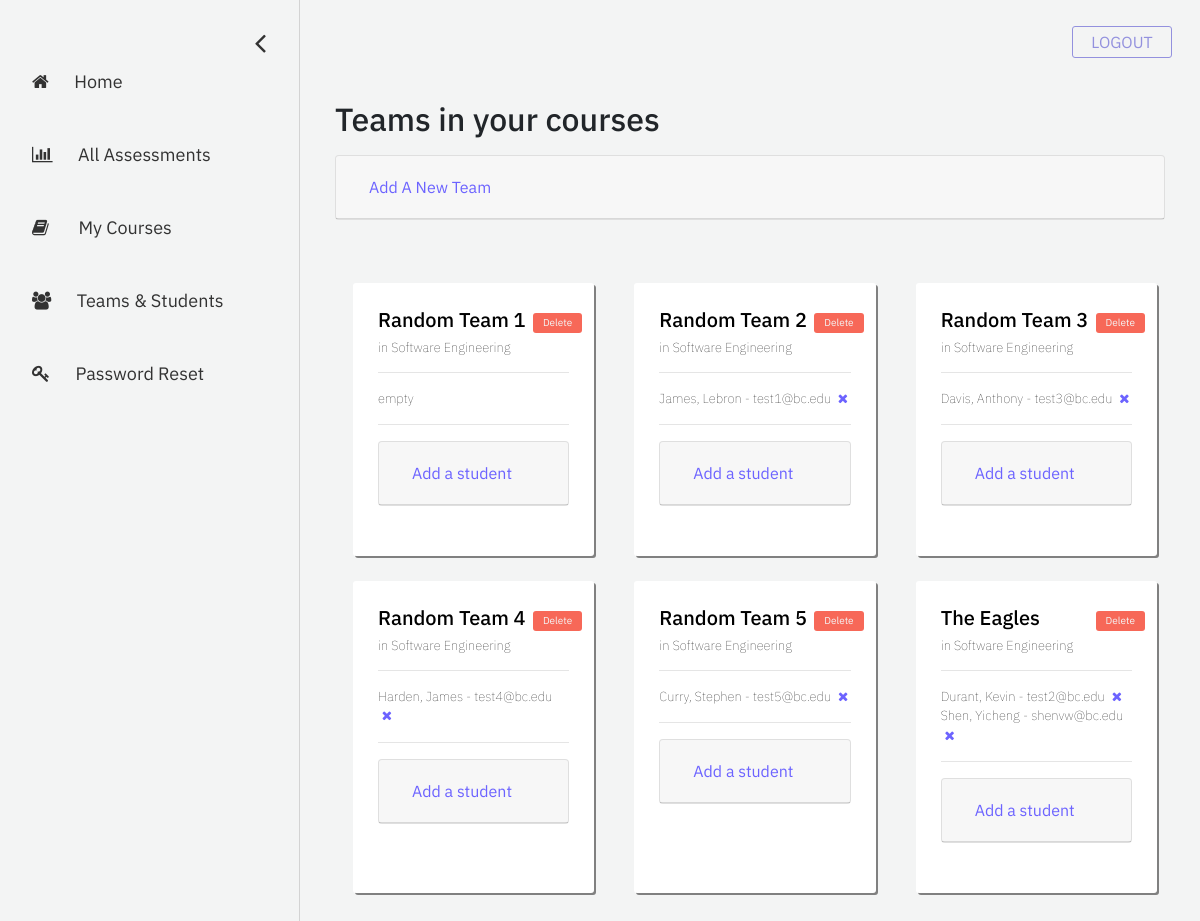
/professor/teams-students (signed in), run on an earlier commit of the app's database.
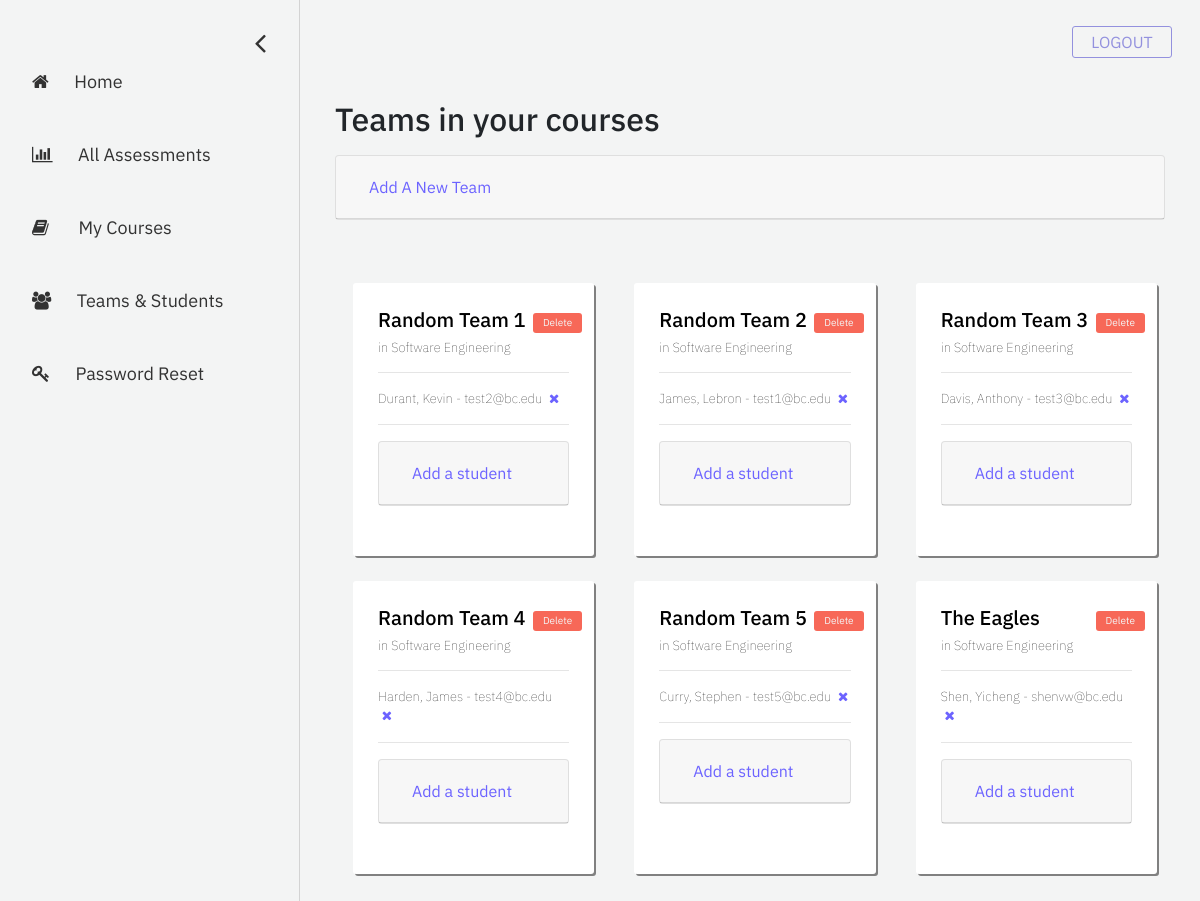
And on a later commit of the database.
### registration/models.py (models this page shows)
class Team(models.Model):
    team_name = models.CharField("team name", max_length=60)
    course = models.ForeignKey(Course, on_delete = models.CASCADE) # a Course object
    student = models.ManyToManyField(User) # a querySet of User objects

class Course(models.Model):
    course_name = models.CharField("course name", max_length=60)
    course_code = models.IntegerField("course code")
    section_number = models.SmallIntegerField("section number")
    year = models.SmallIntegerField("year of realization")
    semester_choices = (
        ('S', 'Spring'),
        ('F', 'Fall'),
    )
    semester = models.CharField("semester of realization", max_length = 1, choices = semester_choices)
    professors = models.ManyToManyField(User)
    students = models.ManyToManyField(User, related_name="students")
    def is_active(self):
        if self.year >= datetime.datetime.now().year: # realization year >= current year
            if self.semester == 'S':
                month = 6
            else:
                month = 12
            if month >= datetime.datetime.now().month: # realization month >= current month
                return True
        return False

### account/models.py (models this page shows, shortened)
class User(AbstractBaseUser, PermissionsMixin):
    email = models.EmailField(
        verbose_name=_('email address'), max_length=255, unique=True
    )
    first_name = models.CharField(_('first name'), max_length=30, blank=True)
    last_name = models.CharField(_('last name'), max_length=150, blank=True)
    eagle_id = models.CharField(max_length = 8)
    is_student = models.BooleanField(
        _('student status'),
        default=False,
        help_text=_(
            'Shows whether this user is a student. '
        ),
    )
    is_instructor = models.BooleanField(
        _('instructor status'),
        default=False,
        help_text=_(
            'Shows whether this user is a instructor. '
        ),
    )
    is_active = models.BooleanField(
        _('active'),
        default=True,
        help_text=_(
            'Designates whether this user should be treated as active. '
            'Unselect this instead of deleting accounts.'
        ),
    )
    is_staff = models.BooleanField(
        _('admin status'),
        default=False,
        help_text=_(
            'Designates whether the user can log into this admin site.'
        ),
    )
    date_joined = models.DateTimeField(
        _('date joined'), default=timezone.now
    )
    objects = UserManager()
    USERNAME_FIELD = 'email'
    REQUIRED_FIELDS = ['first_name', 'last_name', 'eagle_id', 'is_student', 'is_instructor']

### eval_professor/views.py (the view)
# urls.py: path('teams-students', views.teams_students, name='teams-students'),
def teams_students(request):
    team_list = Team.objects.all().order_by('team_name')
    course_list = Course.objects.all() # this info is needed for the dropdown select in creating new team
    context = {
        'team_list': team_list,
        'course_list': course_list,
    }
    return render(request, 'eval_professor/teams-students.html', context = context)

### eval_professor/templates/eval_professor/teams-students.html (shortened to what this page needs)
{% extends 'eval_professor/base-sidebar.html'%}
{% load static %}
{% block content%}
	<div id="main">
		<div class="container">
			<h2>Teams in your courses</h2>
			<div style="margin-top: 2%;" id="accordion">
				<div class="card">
				  <div class="card-header" id="headingOne">
					<h5 class="mb-0">
					  <button style="color: #6C63FF;" class="btn btn-link" data-toggle="collapse" data-target="#collapseOne" aria-expanded="true" aria-controls="collapseOne">
						Add A New Team
					  </button>
					</h5>
				  </div>
				</div>
			  </div>
		</div>
		<div class="container">
			<div class="row">
				{% for team in team_list|dictsort:"course.id" %}
					{% if request.user in team.course.professors.all %}
						<div class="col course-box">
							<h3 style="font-size: 20px;"> {{team.team_name}}</h3>
							<h4 style="font-size: 13px;"> in {{team.course.course_name}}</h4>
							<hr/>
							{% if team.student.all|length > 0 %}
								{% for member in team.student.all|dictsort:"first_name" %}
									<div class="student-info"> {{ member.last_name }}, {{ member.first_name }} - {{ member.email }}
										<a style="color: #6C63FF; margin-left: 2%;" href="{% url 'remove_student_from_team' team_id=team.id eagle_id=member.eagle_id %}"><i class="fa fa-times"></i></a>
									</div>
								{% endfor %}
							{% else %}
								<div class="student-info"> empty </div>
							{% endif %}
							<hr/>
							<div class="card">
								<div class="card-header" id="headingTeamBox_@{{ team.id }}">
									<h5 class="mb-0">
									<button style="color: #6C63FF;" class="btn btn-link collapsed" data-toggle="collapse" data-target="#collapseTeamBox_@{{ team.id }}" aria-expanded="false" aria-controls="collapseTeamBox_@{{ team.id }}">
										Add a student
									</button>
									</h5>
								</div>
							</div>
							<a style="position:absolute; top: 30px; right:5%; font-size: 10px; padding: 10px; background-color: rgb(247, 104, 88);" class="buttons delete-btn" href="{% url 'delete_team' team_id=team.id %}">Delete</a>
						</div>
					{% endif %}
				{% endfor %}
			</div>
		</div>
	</div>
{% endblock %}

What changed in the data, as far as the page shows it:
changed Team "Random Team 1": gains User (last_name "Durant", first_name "Kevin", email "test2@bc.edu"); no longer shows "empty"
changed Team "The Eagles": loses User (last_name "Durant", first_name "Kevin", email "test2@bc.edu")
